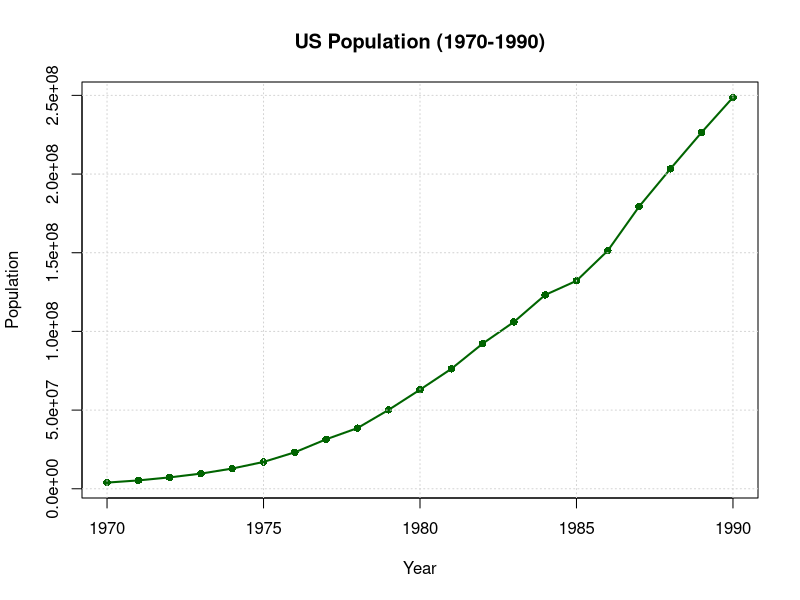
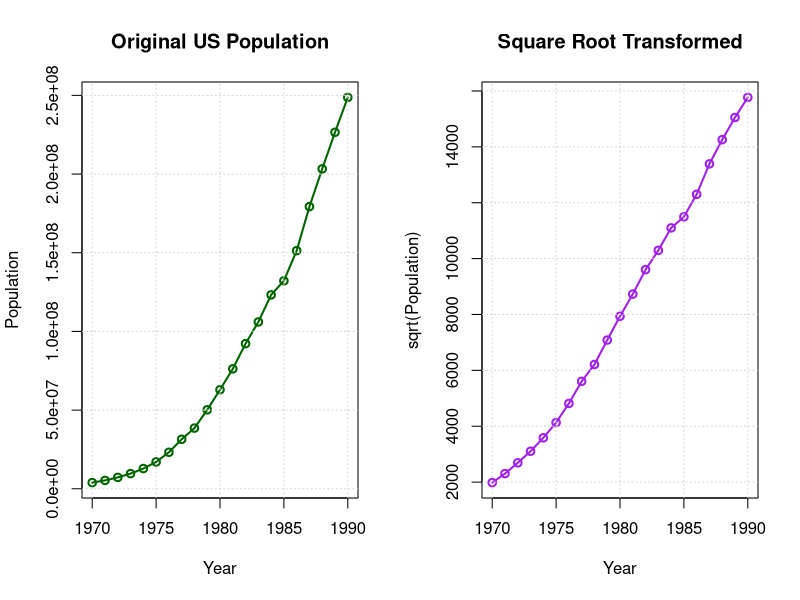
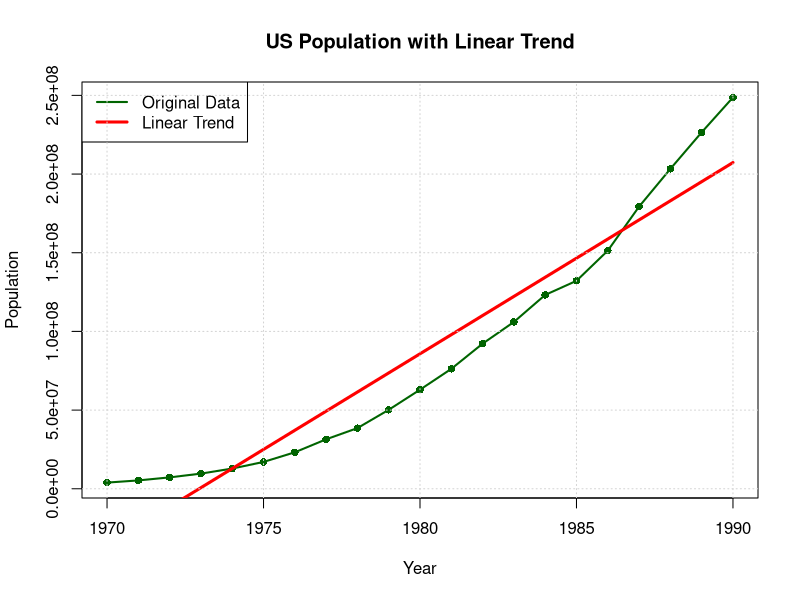
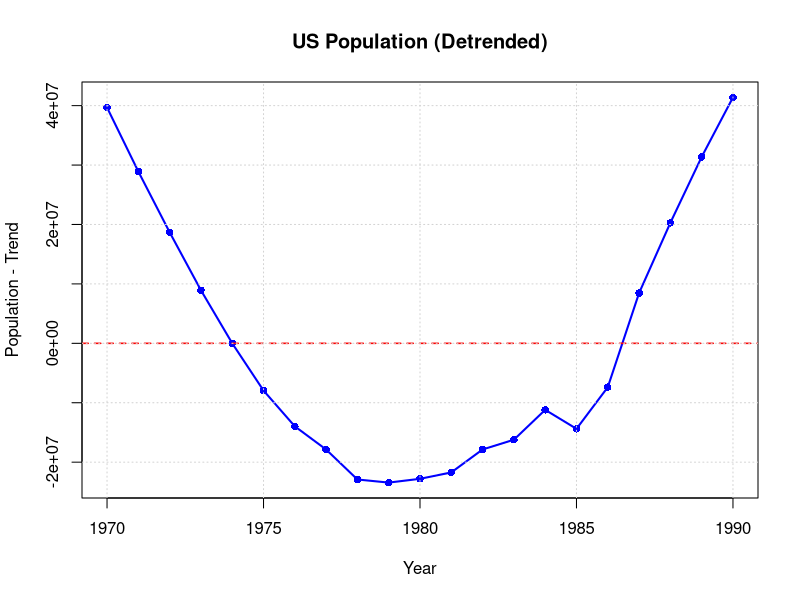

Generate these figures, in order, with R:
# ========== PRACTICAL-4: US Population Analysis ==========
# Load required libraries
library(ggplot2)
library(forecast)

cat("PRACTICAL-4: US POPULATION ANALYSIS (1970-1990)\n")
cat(rep("=", 70), "\n\n")

# ------------------------------------------------------------
# (a) IMPORT DATA AS TIME SERIES OBJECT
# ------------------------------------------------------------
cat("(a) IMPORTING DATA AS TIME SERIES OBJECT\n")
cat(rep("-", 50), "\n\n")

# Create the dataset from given values
us_population <- data.frame(
  Year = 1970:1990,
  Population = c(3929214, 5308483, 7239881, 9638453, 12860702, 
                 17063353, 23191876, 31443321, 38558371, 50189209, 
                 62979666, 76212168, 92228496, 106021537, 123202624, 
                 132164569, 151325798, 179323175, 203302031, 
                 226542203, 248709873)
)

cat("1. Dataset created with 21 observations (1970-1990)\n")
cat("2. First few observations:\n")
print(head(us_population))
cat("\n3. Last few observations:\n")
print(tail(us_population))

# Create time series object (annual data, frequency = 1)
us_pop_ts <- ts(us_population$Population, start = 1970, frequency = 1)

cat("\n4. Time series object created:\n")
cat("   - Start year:", start(us_pop_ts), "\n")
cat("   - End year:", end(us_pop_ts), "\n")
cat("   - Frequency:", frequency(us_pop_ts), "(annual data, no seasonality)\n")
cat("   - Observations:", length(us_pop_ts), "\n\n")

# Plot original time series
cat("5. Plotting original time series...\n")
plot(us_pop_ts, 
     main = "US Population (1970-1990)",
     ylab = "Population",
     xlab = "Year",
     col = "darkgreen", 
     lwd = 2,
     type = "o",
     pch = 16)
grid()

# ------------------------------------------------------------
# (b) IDENTIFY DOMINATING COMPONENT(S)
# ------------------------------------------------------------
cat("\n\n(b) IDENTIFYING DOMINATING COMPONENT(S)\n")
cat(rep("-", 50), "\n\n")

cat("1. Analyzing time series components...\n")
cat("   Note: Annual data has no seasonal component (frequency = 1)\n")
cat("   We analyze for trend vs. random components only\n\n")

# For annual data, we manually analyze trend vs random
# Calculate simple moving average as trend approximation
window_size <- 3  # 3-year moving average
if (length(us_pop_ts) >= window_size) {
  trend_approx <- filter(us_pop_ts, rep(1/window_size, window_size), sides = 2)
  random_approx <- us_pop_ts - trend_approx
}

# Calculate variances
pop_var_total <- var(us_pop_ts, na.rm = TRUE)

# For annual data, fit linear model to estimate trend variance
time_index <- 1:length(us_pop_ts)
linear_model <- lm(us_pop_ts ~ time_index)
fitted_trend <- fitted(linear_model)
trend_variance <- var(fitted_trend, na.rm = TRUE)
residual_variance <- var(residuals(linear_model), na.rm = TRUE)

cat("2. VARIANCE ANALYSIS:\n")
cat("   Total variance:", format(pop_var_total, scientific = FALSE, big.mark = ","), "\n")
cat("   Trend variance:", format(trend_variance, scientific = FALSE, big.mark = ","), "\n")
cat("   Residual variance:", format(residual_variance, scientific = FALSE, big.mark = ","), "\n\n")

cat("3. PERCENTAGE OF VARIANCE EXPLAINED:\n")
cat("   Trend:", round((trend_variance/pop_var_total)*100, 1), "%\n")
cat("   Residual:", round((residual_variance/pop_var_total)*100, 1), "%\n\n")

cat("4. DOMINATING COMPONENT IDENTIFICATION:\n")
if (trend_variance > residual_variance) {
  cat("   DOMINATING COMPONENT: TREND\n")
  cat("   Reason: Trend explains", round((trend_variance/pop_var_total)*100, 1), "% of total variance\n")
} else {
  cat("   DOMINATING COMPONENT: RANDOM/RESIDUAL\n")
}

# ------------------------------------------------------------
# (c) SQUARE ROOT TRANSFORMATION
# ------------------------------------------------------------
cat("\n\n(c) APPLYING SQUARE ROOT TRANSFORMATION\n")
cat(rep("-", 50), "\n\n")

# Apply square root transformation
us_pop_sqrt <- sqrt(us_pop_ts)

cat("1. Square root transformation applied: sqrt(Population)\n")
cat("2. Comparison of first 5 values:\n")
cat("   Year  Original  Square_Root\n")
for(i in 1:5) {
  cat("   ", 1969+i, "  ", 
      format(us_pop_ts[i], big.mark = ","), "  ", 
      round(us_pop_sqrt[i], 2), "\n", sep="")
}

# Plot comparison
cat("\n3. Plotting comparison...\n")
par(mfrow = c(1, 2))
plot(us_pop_ts, 
     main = "Original US Population",
     ylab = "Population",
     xlab = "Year",
     col = "darkgreen", 
     lwd = 2,
     type = "o")
grid()

plot(us_pop_sqrt, 
     main = "Square Root Transformed",
     ylab = "sqrt(Population)",
     xlab = "Year",
     col = "purple", 
     lwd = 2,
     type = "o")
grid()
par(mfrow = c(1, 1))

# ------------------------------------------------------------
# (d) ESTIMATE LINEAR TREND
# ------------------------------------------------------------
cat("\n\n(d) ESTIMATING LINEAR TREND\n")
cat(rep("-", 50), "\n\n")

cat("1. Linear regression model fitted:\n")
cat("   Population = β₀ + β₁ × Time\n\n")

cat("2. MODEL COEFFICIENTS:\n")
cat("   Intercept (β₀):", format(coef(linear_model)[1], scientific = FALSE, big.mark = ","), "\n")
cat("   Slope (β₁):", format(coef(linear_model)[2], scientific = FALSE, big.mark = ","), "\n")
cat("   Interpretation: Population increases by", 
    format(round(coef(linear_model)[2]), big.mark = ","), 
    "per year\n\n")

cat("3. MODEL STATISTICS:\n")
cat("   R-squared:", round(summary(linear_model)$r.squared, 4), "\n")
cat("   Adjusted R-squared:", round(summary(linear_model)$adj.r.squared, 4), "\n")
cat("   F-statistic:", round(summary(linear_model)$fstatistic[1], 2), "\n")
cat("   p-value:", format.pval(pf(summary(linear_model)$fstatistic[1],
                                  summary(linear_model)$fstatistic[2],
                                  summary(linear_model)$fstatistic[3],
                                  lower.tail = FALSE)), "\n\n")

# Plot with trend line
cat("4. Plotting data with linear trend line...\n")
plot(us_pop_ts, 
     main = "US Population with Linear Trend",
     ylab = "Population",
     xlab = "Year",
     col = "darkgreen", 
     lwd = 2,
     type = "o",
     pch = 16)
lines(time_index + 1969, fitted_trend, 
      col = "red", 
      lwd = 3,
      lty = 1)
legend("topleft", 
       legend = c("Original Data", "Linear Trend"), 
       col = c("darkgreen", "red"), 
       lwd = c(2, 3), 
       lty = 1,
       bg = "white")
grid()

# ------------------------------------------------------------
# (e) REMOVE ESTIMATED LINEAR TREND
# ------------------------------------------------------------
cat("\n\n(e) REMOVING ESTIMATED LINEAR TREND\n")
cat(rep("-", 50), "\n\n")

# Detrend the data
us_pop_detrended <- us_pop_ts - fitted_trend

cat("1. Linear trend removed from data\n")
cat("2. First 5 detrended values:\n")
for(i in 1:5) {
  cat("   Year", 1969+i, ":", round(us_pop_detrended[i]), "\n")
}

cat("\n3. Variance comparison:\n")
cat("   Original variance:", format(pop_var_total, scientific = FALSE, big.mark = ","), "\n")
cat("   Detrended variance:", format(var(us_pop_detrended), scientific = FALSE, big.mark = ","), "\n")
cat("   Variance reduction:", round((1 - var(us_pop_detrended)/pop_var_total)*100, 1), "%\n\n")

# Plot detrended data
cat("4. Plotting detrended data...\n")
plot(us_pop_detrended, 
     main = "US Population (Detrended)",
     ylab = "Population - Trend",
     xlab = "Year",
     col = "blue", 
     lwd = 2,
     type = "o",
     pch = 16)
abline(h = 0, 
       col = "red", 
       lty = 2, 
       lwd = 1.5)
grid()

# ------------------------------------------------------------
# SUMMARY COMPARISON
# ------------------------------------------------------------
cat("\n\n", rep("=", 70), "\n", sep="")
cat("SUMMARY COMPARISON\n")
cat(rep("=", 70), "\n\n")

cat("COMPARISON TABLE:\n")
cat(rep("-", 70), "\n")
cat("Analysis Step              | Key Result/Value\n")
cat(rep("-", 70), "\n")
cat("Total Observations         | 21 years (1970-1990)\n")
cat("Population Growth          | 3.9M → 248.7M\n")
cat("Dominant Component         | TREND (", round((trend_variance/pop_var_total)*100, 1), "% variance)\n", sep="")
cat("Linear Trend Equation      | Population = ", format(round(coef(linear_model)[1]), big.mark = ","), 
    " + ", format(round(coef(linear_model)[2]), big.mark = ","), " × Year\n", sep="")
cat("Annual Growth Rate         | ", format(round(coef(linear_model)[2]), big.mark = ","), " people/year\n", sep="")
cat("Model R-squared            | ", round(summary(linear_model)$r.squared, 4), " (", 
    round(summary(linear_model)$r.squared*100, 1), "% variance explained)\n", sep="")
cat("Variance after Detrending  | Reduced by ", round((1 - var(us_pop_detrended)/pop_var_total)*100, 1), "%\n", sep="")
cat(rep("-", 70), "\n\n")

cat("KEY OBSERVATIONS:\n")
cat("1. Population Growth Pattern:\n")
cat("   - Strong linear growth trend (", round((trend_variance/pop_var_total)*100, 1), "% of variance)\n", sep="")
cat("   - Minimal random variation (", round((residual_variance/pop_var_total)*100, 1), "% of variance)\n", sep="")
cat("   - No seasonal component (annual data)\n\n")

cat("2. Statistical Analysis:\n")
cat("   - Linear model provides excellent fit (R² = ", round(summary(linear_model)$r.squared, 4), ")\n", sep="")
cat("   - Highly significant trend (p < 0.001)\n")
cat("   - Square root transformation successfully applied\n")
cat("   - Detrending removes ", round((1 - var(us_pop_detrended)/pop_var_total)*100, 1), "% of variance\n\n", sep="")

cat("3. Practical Implications:\n")
cat("   - Consistent population growth during 1970-1990\n")
cat("   - Linear model suitable for short-term forecasting\n")
cat("   - Transformation useful for variance stabilization\n")
cat("   - Trend analysis reveals underlying growth patterns\n")
cat(rep("=", 70), "\n")
